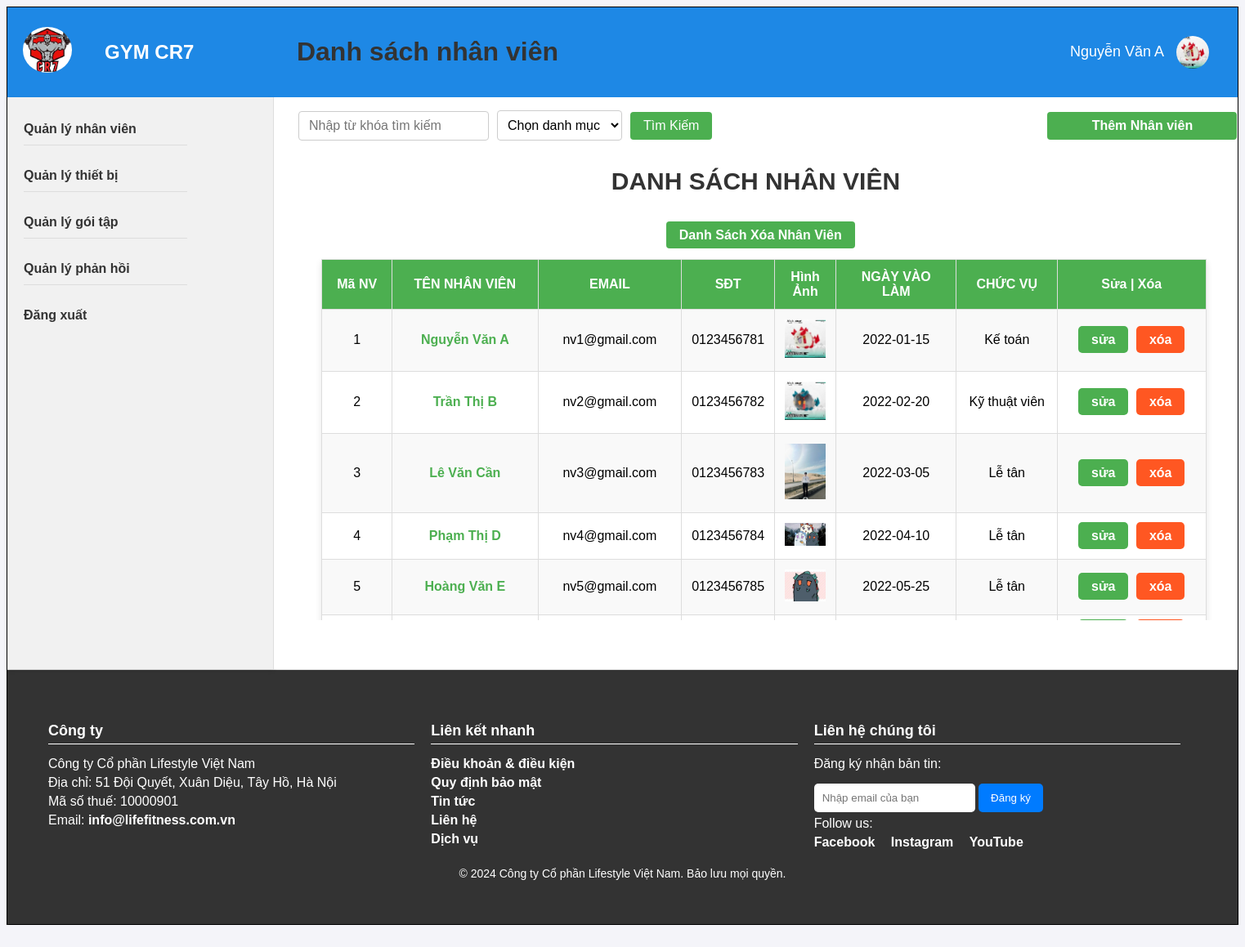
The page /quanly.php?dsnv (signed in) on the database its author committed.
### tables this page shows
CREATE TABLE `nhanvien` (
  `MaNV` int(11) NOT NULL,
  `TenNV` varchar(100) NOT NULL,
  `HinhAnhNV` varchar(255) DEFAULT NULL,
  `Email` varchar(100) NOT NULL,
  `Sdt` varchar(15) NOT NULL,
  `NgayVaoLam` date NOT NULL,
  `MaTK` int(11) DEFAULT NULL,
  `MaCV` int(11) DEFAULT NULL,
  `xoa` tinyint(1) DEFAULT 0
);

CREATE TABLE `chucvu` (
  `MaCV` int(11) NOT NULL,
  `TenCV` varchar(100) NOT NULL,
  `MoTa` varchar(255) DEFAULT NULL
);

### modal/dangnhap.php (called while the page is built, shortened)
<?php
    class dangNhap{
        public function select1NV($ma){
            $p = new clsketnoi();
            $con = $p ->moketnoi();
            if($con){
                $str = " SELECT *
                from taikhoan tk inner join nhanvien nv
                on tk.MaTK = nv.MaTK inner join chucvu cv
                on nv.MaCV = cv.MaCV
                WHERE tk.MaTK = $ma ";
                $tbl = $con ->query($str);
                return $tbl;
            }else{
                echo "truy vấn sai";
                return false;
            }
        }
    }
?>

### controller/getdangnhap.php (called while the page is built, shortened)
<?php
    include_once("modal/dangnhap.php");
    class GetDangNhap{
        public function Lay1NV($ma){
            $p = new dangNhap();
            $con = $p -> select1NV($ma);
            if($con){
                if($con -> num_rows > 0){
                    return $con;
                }else{
                    return 0;
                }
            }else{
                echo "Loi to cha ba luaaaaaaaaaaaaaaaaaaaaaa";
                return false;
            }
        }
    }
?>

### modal/mnhanvien.php (called while the page is built, shortened)
<?php
    class mnhanvien{
        public function selectallnv(){
            $p = new clsketnoi();
            $con = $p -> moketnoi();
            if($con){
                $str = "select n.*, cv.TenCV from nhanvien n join chucvu cv on n.MaCV = cv.MaCV  where xoa = '' and n.MaCV <> 5 ORDER BY n.MaNV ASC";
                $tbl = $con -> query($str);
                return $tbl;
            }else{
                echo "Lỗi truy vấn";
                return false;
            }
        }
    }
?>

### controller/cnhanvien.php (called while the page is built, shortened)
<?php
    include_once("modal/mnhanvien.php");
    class cnhanvien{
        public function getallsp(){
            $p = new mnhanvien();
            $con = $p -> selectallnv();
            if($con){
                if($con -> num_rows > 0){
                    return $con;
                }else{
                    return 0;
                }
            }else{
                echo"Lỗi rồi nha";
                return -1;
            }
        }
    }
?>

### view/nhanvien/table.php (the view, shortened to what this page needs)
<?php
    include_once("controller/cnhanvien.php");
    $p = new cnhanvien();
    if (isset($_REQUEST["search"])) {
        $con = $p->getsearchnv($_REQUEST["txtsearch"], $_REQUEST["txtdanhmuc"]);
        $t = $_REQUEST["txtsearch"];
        $dm = $_REQUEST["txtdanhmuc"];
        if (!$con || $con->num_rows == 0) {
            echo "<script>alert('Không tìm thấy nhân viên tương ứng');</script>";
            echo "<script>window.location.href = 'quanly.php?dsnv';</script>";
            exit();
        }
    } else if (isset($_REQUEST["delete"])) {
        $con = $p->getallnvxoa();
    } else {
        $con = $p->getallsp();
    }
?>
<form action="" method="post" class="search-form">
    <input type="text" name="txtsearch" placeholder="Nhập từ khóa tìm kiếm">
    <select name="txtdanhmuc">
        <option value="">Chọn danh mục</option>
    </select>
    <input type="submit" name="search" value="Tìm Kiếm">
    <a class='add-button' href='?themnv'>Thêm Nhân viên</a>
</form>
<?php
    if ($con) {
        echo "<br>";
        echo "<br>";
        echo "<center><h1 style='font-size: 30px;'>DANH SÁCH NHÂN VIÊN</h1></center>";
        echo "<article id='a3'>";
        echo "<table id='a30'>";
        echo "<tr>";
        echo "<th style='width: 100px;'>Mã NV</th>";
        echo "<th style='width: 250px;'>TÊN NHÂN VIÊN</th>";
        echo "<th>EMAIL</th>";
        echo "<th>SĐT</th>";
        echo "<th>Hình Ảnh</th>";
        echo "<th style='width: 200px;'>NGÀY VÀO LÀM</th>";
        echo "<th style='width: 150px;'>CHỨC VỤ</th>";
        echo "<th style='width: 250px;'>Sửa | Xóa</th>";
        echo "</tr>";
        while ($r = $con->fetch_assoc()) {
            echo "<tr>";
            echo "<td>" . $r["MaNV"] . "</td>";
            echo "<td> <a href='?ctnv=" . $r["MaNV"] . "'>" . $r["TenNV"] . "</a></td>";
            echo "<td>" . $r["Email"] . "</td>";
            echo "<td>" . $r["Sdt"] . "</td>";
            echo "<td><img src='image/avtnv/" . $r["HinhAnhNV"] . "'width='50px'></td>";
            echo "<td>" . $r["NgayVaoLam"] . "</td>";
            echo "<td>" . $r["TenCV"] . "</td>";
            echo "<td>
                    <a class='edit-button' href='?snv=" . $r["MaNV"] . "'>sửa</a>
                    <a class='delete-button' href='?xoanv=" . $r["MaNV"] . "' onclick='return confirm(\"Bạn có muốn xóa nhân viên này?\")'>xóa</a>
                </td>";
            echo "</tr>";
        }
        echo "<a class='add-button1' href='?dsxoanv'>Danh Sách Xóa Nhân Viên</a>";
        echo "</table>";
    }
?>
<!DOCTYPE html>
<html lang="en">
<head>
</head>
<body>
</body>
</html>

### quanly.php (shortened to what this page needs)
<!DOCTYPE html>
<html lang="en">
<head>
</head>
<?php
    include_once("controller/getdangnhap.php");
    $p = new GetDangNhap();
    $con = $p->Lay1NV($_SESSION["manv"]);
    if($con)
        $r = $con->fetch_assoc();
?>
<body>
    <div id="khung">
        <header>
            <div id="logo">
                <a href="quanly.php"><img src="../GYM/image/logo.jpg" alt=""></a>
                <p><a href="quanly.php">GYM CR7</a></p>
            </div>
            <h1 id="tieude">
                <?php
                    if(isset($_REQUEST['dsnv'])) {
                        echo "Danh sách nhân viên";
                    }elseif (isset($_REQUEST["dstb"])) {
                        echo "Danh sách thiết bị";
                    }elseif (isset($_REQUEST["dsgt"])) {
                        echo "Danh sách Gói Tập";
                    }elseif (isset($_REQUEST["dsph"])) {
                        echo "Danh sách Phản Hồi";
                    }else {
                        echo "Trang Quản lý";
                    }
                ?>
            </h1>
            <div class="noidung">
                <div class="dropdown">
                    <span class="dropdown-toggle"><?php echo $r["TenNV"]?></span>
                </div>
                <div class="user-info">
                    <img src="../GYM/image/avtnv/<?php echo $r['HinhAnhNV']; ?>" alt="User Avatar">
                </div>
            </div>
        </header>
        <section>
            <article id="a1">
                <a href="?dsnv">Quản lý nhân viên</a><br>
                <a href="?dstb">Quản lý thiết bị</a><br>
                <a href="?dsgt">Quản lý gói tập</a><br>
                <a href="?dsph">Quản lý phản hồi</a><br>
                <a href="nhanvien.php?dangxuat">Đăng xuất</a>
            </article>
            <article id="a2">
            <?php
                if(isset($_REQUEST["snv"])){
                    include_once("view/sua/suanhanvien.php");
                }elseif (isset($_REQUEST["stb"])){
                    include_once("view/sua/suathietbi.php");
                }elseif (isset($_REQUEST["sgt"])){
                    include_once("view/sua/suagoitap.php");
                }else if(isset($_REQUEST["themtb"])){
                    include_once("view/them/themthietbi.php");
                }else if(isset($_REQUEST["themnv"])){
                    include_once("view/them/themnhanvien.php");
                }else if(isset($_REQUEST["themgt"])){
                    include_once("view/them/themgoitap.php");
                }elseif (isset($_REQUEST["xoatb"])){
                    include_once("view/xoa/xoathietbi.php");
                }elseif (isset($_REQUEST["xoanv"])){
                    include_once("view/xoa/xoanhanvien.php");
                }elseif (isset($_REQUEST["xoagt"])){
                    include_once("view/xoa/xoagoitap.php");
                }elseif (isset($_REQUEST["xoaph"])){
                    include_once("view/xoa/xoaphanhoi.php");
                }elseif (isset($_REQUEST["kpnv"])){
                    include_once("view/khoiphuc/khoiphucnhanvien.php");
                }elseif (isset($_REQUEST["kptb"])){
                    include_once("view/khoiphuc/khoiphucthietbi.php");
                }elseif (isset($_REQUEST["kpgt"])){
                    include_once("view/khoiphuc/khoiphucgoitap.php");
                }elseif (isset($_REQUEST["kpph"])){
                    include_once("view/khoiphuc/khoiphucphanhoi.php");
                }elseif (isset($_REQUEST["dsnv"])){
                    include_once("view/nhanvien/table.php");
                }elseif (isset($_REQUEST["dstb"])){
                    include_once("view/thietbi/table.php");
                }elseif(isset($_REQUEST["dstbsua"])){
                    include_once("view/duyet_phieu_choql/index.php");
                }elseif (isset($_REQUEST["dsgt"])){
                    include_once("view/goitap/table.php");
                }elseif (isset($_REQUEST["dsph"])){
                    include_once("view/phanhoiql/table.php");
                }elseif (isset($_REQUEST["dsxoanv"])){
                    include_once("view/nhanvien/tablexoa.php");
                }elseif (isset($_REQUEST["dsxoatb"])){
                    include_once("view/thietbi/tablexoa.php");
                }elseif (isset($_REQUEST["dsxoagt"])){
                    include_once("view/goitap/tablexoa.php");
                }elseif (isset($_REQUEST["dsxoaph"])){
                    include_once("view/phanhoiql/tablexoa.php");
                }elseif (isset($_REQUEST["xemtt"])){
                    include_once("view/nhanvien/ctql.php");
                }elseif (isset($_REQUEST["capnhattt"])){
                    include_once("view/sua/suathongtinquanly.php");
                }elseif(isset($_REQUEST["doimk"])){
                    include_once("view/doimatkhauNV.php");
                }
            ?>
        </section>
        <footer>
            <div class="footer-content">
                <div class="footer-section">
                    <h4>Công ty</h4>
                    <p>Công ty Cổ phần Lifestyle Việt Nam</p>
                    <p>Địa chỉ: 51 Đội Quyết, Xuân Diệu, Tây Hồ, Hà Nội</p>
                    <p>Mã số thuế: 10000901</p>
                    <p>Email: <a href="mailto:info@lifefitness.com.vn">info@lifefitness.com.vn</a></p>
                </div>
                <div class="footer-section">
                    <h4>Liên kết nhanh</h4>
                    <p><a href="#">Điều khoản & điều kiện</a></p>
                    <p><a href="#">Quy định bảo mật</a></p>
                    <p><a href="#">Tin tức</a></p>
                    <p><a href="#">Liên hệ</a></p>
                    <p><a href="#">Dịch vụ</a></p>
                </div>
                <div class="footer-section">
                    <h4>Liên hệ chúng tôi</h4>
                    <p>Đăng ký nhận bản tin:</p>
                    <input type="email" placeholder="Nhập email của bạn" />
                    <button>Đăng ký</button>
                    <p>Follow us:</p>
                    <div class="social-media">
                        <a href="#">Facebook</a>
                        <a href="#">Instagram</a>
                        <a href="#">YouTube</a>
                    </div>
                </div>
            </div>
            <div class="footer-bottom">
                <p>&copy; 2024 Công ty Cổ phần Lifestyle Việt Nam. Bảo lưu mọi quyền.</p>
            </div>
        </footer>
    </div>
</body>
</html>

### quanly.php (style rules this page uses)
#khung { font-family: Arial, sans-serif; border: 1px solid black; }
header { display: flex; justify-content: space-between; align-items: center; background-color: #1e88e5; color: #fff; padding: 15px; }
#logo { width: 280px; }
#logo img { height: 50px; border-radius: 50%; }
.noidung { display: flex; justify-content: space-between; align-items: center; padding: 10px 20px; }
.noidung .user-info { display: flex; align-items: center; }
.noidung .user-info img { width: 40px; height: 40px; border-radius: 50%; margin-left: 15px; }
.noidung .dropdown { position: relative; }
.noidung .dropdown-toggle { cursor: pointer; font-size: 18px; font-weight: bold; color: white; font-weight: 500; transition: color 0.3s; }
section { display: flex; height: 700px ; border-bottom: 1px solid #ddd; }
#a1 { width: 20%; background-color: #f1f1f1; padding: 20px; border-right: 1px solid #ddd; box-shadow: 0 2px 5px rgba(0, 0, 0, 0.1); }
#a1 a { display: block; color: #333; text-decoration: none; font-size: 16px; padding: 10px 0; transition: color 0.3s ease; }
#a1 a:not(:last-child) { border-bottom: 1px solid #ddd; }
#a2 { width: 80%; padding: 10px; background-color: #fff; height: 660px; }
#a3 { width: 100%; padding: 10px; background-color: #fff; height: 470px; overflow: auto; }
footer { background-color: #333; color: white; padding: 40px 50px; }
.footer-content { display: flex; justify-content: space-between; flex-wrap: wrap; }
.footer-section { flex: 1; min-width: 250px; margin-right: 20px; }
.footer-section h4 { margin-bottom: 15px; font-size: 18px; border-bottom: 1px solid #ffffff; padding-bottom: 5px; }
.footer-section p { margin: 5px 0; }
.footer-section a { color: #ffffff; text-decoration: none; }
.footer-bottom { text-align: center; margin-top: 20px; font-size: 14px; }
input[type="email"] { padding: 10px; margin-top: 10px; border: none; border-radius: 5px; }
button { padding: 10px 15px; margin-top: 10px; border: none; border-radius: 5px; background-color: #007bff; color: white; cursor: pointer; }
.social-media a { margin-right: 15px; color: #ffffff; }
#a2 { width: 80%; padding: 20px; background-color: #fff; }
#logo { display: flex; align-items: center; padding: 2px 4px; border-radius: 5px; }
#logo img { width: 60px; height: auto; margin-right: 15px; }
#logo p { margin: 0; }
#logo a { width: 100px; text-decoration: none; color: white; font-size: 24px; font-weight: bold; transition: color 0.3s; }
#tieude { margin-left: -475px; width: 400px; }

### view/nhanvien/table.php (style rules this page uses)
body { font-family: Arial, sans-serif; background-color: #f4f4f9; }
h1 { color: #333; }
#a30 { width: 95%; max-width: 1500px; margin: 20px auto; border-collapse: collapse; box-shadow: 0 4px 8px rgba(0, 0, 0, 0.1); background-color: #ffffff; max-height: 1000px; }
#a30 th, #a30 td { padding: 12px; border: 1px solid #ddd; text-align: center; }
#a30 th { background-color: #4CAF50; color: white; font-weight: bold; }
#a30 tr:nth-child(even) { background-color: #f9f9f9; }
a { color: #4CAF50; text-decoration: none; font-weight: bold; width: 200px; }
.add-button { padding: 8px 16px; background-color: #4CAF50; color: #fff; border: none; border-radius: 4px; font-size: 16px; text-align: center; transition: background-color 0.3s; min-width: 200px; margin-left: 400px; }
.add-button1 { padding: 8px 16px; background-color: #4CAF50; color: #fff; border: none; border-radius: 4px; font-size: 16px; text-align: center; transition: background-color 0.3s; min-width: 200px; margin-left: 450px; }
.edit-button, .delete-button { padding: 8px 16px; border: none; border-radius: 5px; color: #ffffff; cursor: pointer; font-weight: bold; transition: background-color 0.3s, transform 0.2s; }
.edit-button { background-color: #4CAF50; }
.delete-button { background-color: #ff5722; margin-left: 5px; }
.search-form { display: flex; align-items: center; gap: 10px; padding: 15px; border-radius: 8px; max-width: 500px; position: absolute; top: 120px; left: 350px; }
.search-form input[type="text"] { padding: 8px 12px; border: 1px solid #ccc; border-radius: 4px; flex-grow: 1; font-size: 16px; transition: border-color 0.3s; }
.search-form select { padding: 8px; border: 1px solid #ccc; border-radius: 4px; background-color: #fff; font-size: 16px; transition: border-color 0.3s; }
.search-form input[type="submit"] { padding: 8px 16px; border: none; background-color: #4CAF50; color: #fff; font-size: 16px; cursor: pointer; border-radius: 4px; transition: background-color 0.3s; }

### rows shown on the page
nhanvien: TenNV "Nguyễn Văn A", HinhAnhNV (picture), MaNV "1", Email "nv1@gmail.com", Sdt "0123456781", NgayVaoLam "2022-01-15", MaCV.TenCV "Kế toán"
nhanvien: MaNV "2", TenNV "Trần Thị B", Email "nv2@gmail.com", Sdt "0123456782", HinhAnhNV (picture), NgayVaoLam "2022-02-20", MaCV.TenCV "Kỹ thuật viên"
nhanvien: MaNV "3", TenNV "Lê Văn Cần", Email "nv3@gmail.com", Sdt "0123456783", HinhAnhNV (picture), NgayVaoLam "2022-03-05", MaCV.TenCV "Lễ tân"
nhanvien: MaNV "4", TenNV "Phạm Thị D", Email "nv4@gmail.com", Sdt "0123456784", HinhAnhNV (picture), NgayVaoLam "2022-04-10", MaCV.TenCV "Lễ tân"
nhanvien: MaNV "5", TenNV "Hoàng Văn E", Email "nv5@gmail.com", Sdt "0123456785", HinhAnhNV (picture), NgayVaoLam "2022-05-25", MaCV.TenCV "Lễ tân"
